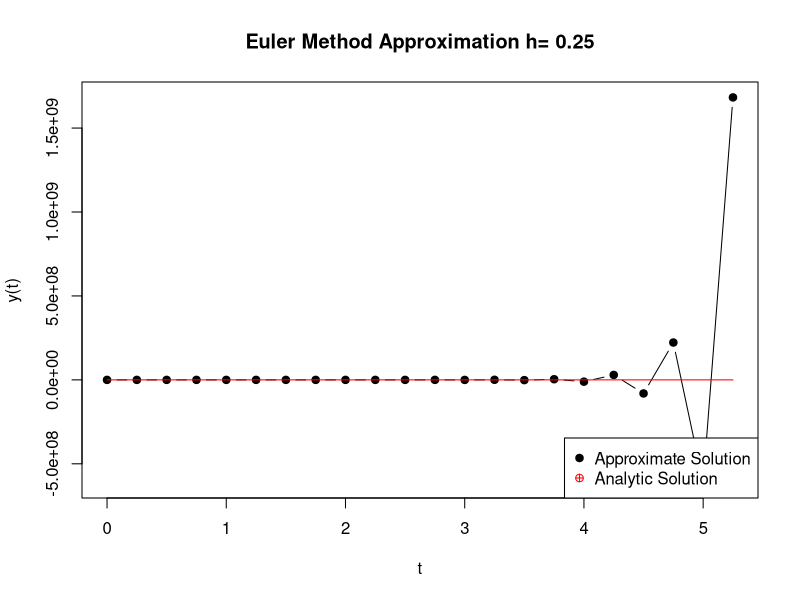
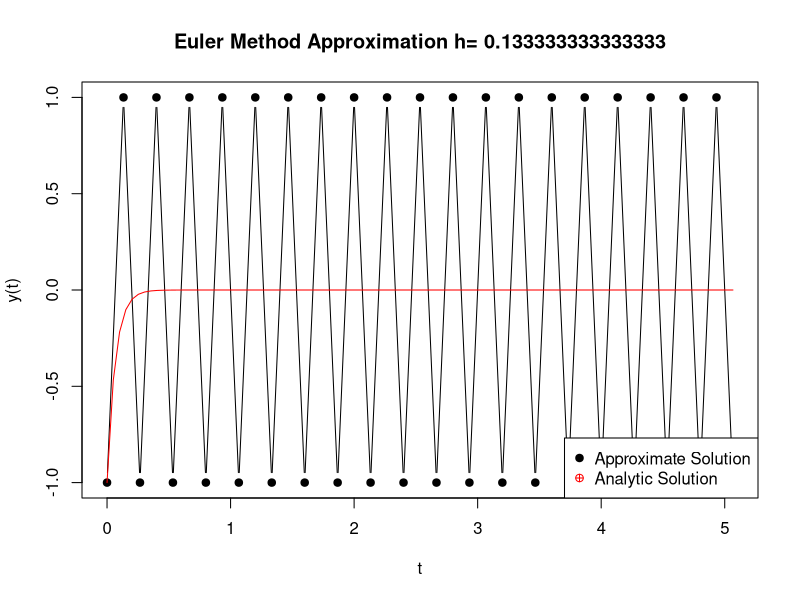
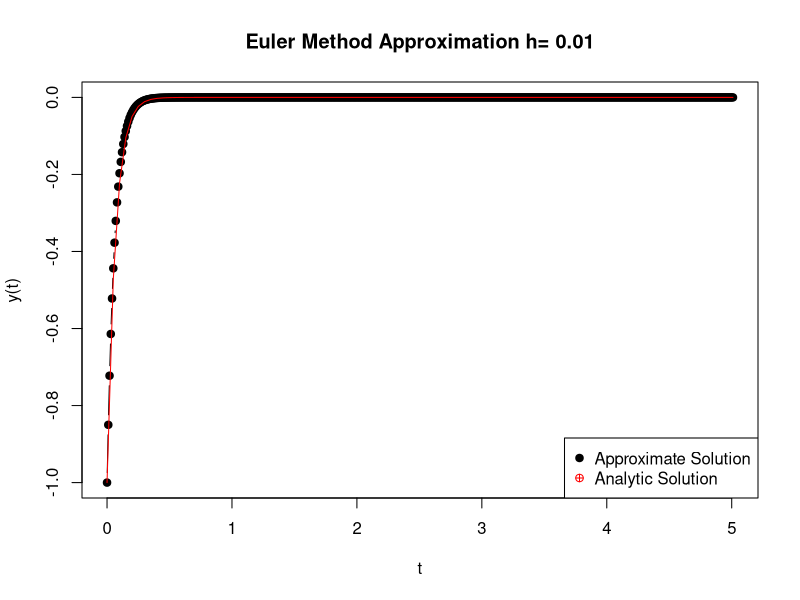

Reproduce these figures in R, in order.
## Euler's Method 


## Current Euler Method has some limitations
## Need to add:
## 1) general function input
## 2) more robust update loop

euler_method <- function(h, t0, y0){
  
  y_old <- y0
  t_old <- t0
  
  l <- seq(0,5, by = h)
  
  y_seq <- c(y0)
  
  ## loop here
  for (i in l){
    y_new <- y_old + h * (-15*y_old)
    y_seq <- c(y_seq, y_new)
    y_old <- y_new
  }
  
  l <- c(l, l[length(l)]+h)

  plot(l,y_seq, type = "b", xlab="t", ylab = "y(t)",
       main =paste("Euler Method Approximation h=",h), pch = 19)
  curve(-exp(-15*x), add = TRUE, col="red")
  legend("bottomright", legend = c("Approximate Solution", "Analytic Solution"),
         col = c("black", "red"), pch = c(19,10))
  
  
}

## outputs for homework
euler_method(0.25,0,-1)
euler_method(2/15,0,-1)
euler_method(1/100,0,-1)
